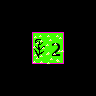

A 2D game scene composited from a Tiled map and its tileset images. What follows is a short description and the map's XML, with each tile layer's data collapsed to a summary:
An orthogonal 3x3 tile map with 32x32 px tiles, 5 tile layers (Regions, Input_set, Input_set, Output_Fringe, ...), 4 tilesets.

<map version="1.0" orientation="orthogonal" width="3" height="3" tilewidth="32" tileheight="32">
 <tileset firstgid="1" name="Woodland" tilewidth="32" tileheight="32">
  <image source="../../graphics/tiles/Woodland_ground.png" width="512" height="512" />
 </tileset>
 <tileset firstgid="257" name="Collision" tilewidth="32" tileheight="32">
  <image source="../../graphics/tiles/collision.png" width="64" height="32" />
 </tileset>
 <tileset firstgid="259" name="set_rules" tilewidth="32" tileheight="32">
  <image source="../../graphics/tiles/set_rules.png" width="64" height="64" />
 </tileset>
 <tileset firstgid="263" name="set_woodland" tilewidth="32" tileheight="32">
  <image source="../../graphics/tiles/set_woodland.png" width="512" height="320" />
 </tileset>
 <layer name="Regions" width="3" height="3">
  <data>[9 cells, 1 non-empty, 1 distinct tile ids]</data>
 </layer>
 <layer name="Input_set" width="3" height="3">
  <data>[9 cells, 1 non-empty, 1 distinct tile ids]</data>
 </layer>
 <layer name="Input_set" width="3" height="3">
  <data>[9 cells, 1 non-empty, 1 distinct tile ids]</data>
 </layer>
 <layer name="Output_Fringe" width="3" height="3">
  <data>[9 cells, 1 non-empty, 1 distinct tile ids]</data>
 </layer>
 <layer name="Output1_Fringe" width="3" height="3">
  <data>[9 cells, 1 non-empty, 1 distinct tile ids]</data>
 </layer>
</map>
